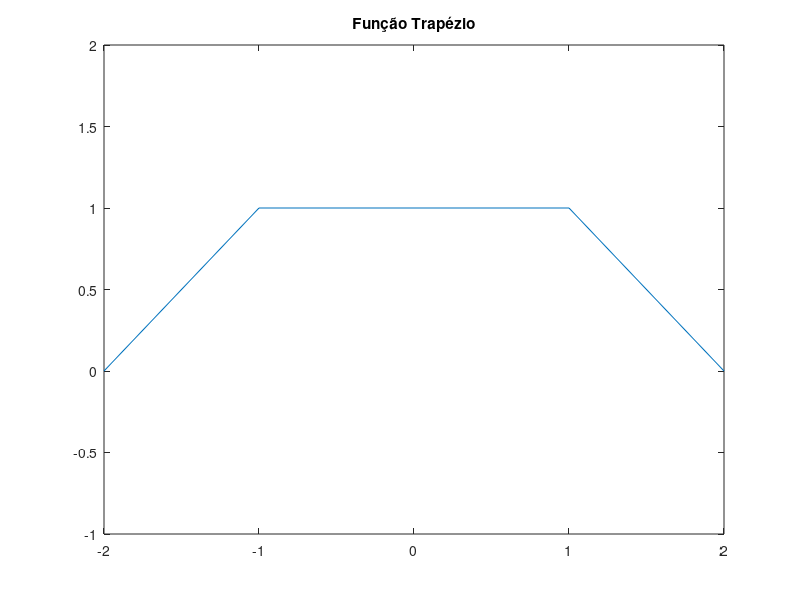

This chart was generated by the following MATLAB code:
% Aluno: Gustavo Rodrigues Bassaco
% RA: 2207206

% Crie um código em Matlab (com comentários explicando todas 
% as etapas) que contenha as seguintes funções (com exemplos): 
% 1) Uma função que gera um sinal trapezoidal com parâmetros 
% A, B, C como mostrado na figura; 
% 2) Uma função que calcula a energia de um sinal.

x = [-2 -1 1 2];
y = [ 0  1 1 0];

% A[1; 1]
% B[2, 0]
% C[0, 1]

figure 
plot(x, y);
axis([-2 2 -1 2]);
title('Função Trapézio');

%%
% Calculando a energia do sinal de aordo com a definição do 
% calculo de energia de um sinal ( soma de cada termo elevado
% ao quadrado.

% sinal: x[n] = 8/3n, num intervalo 1 <= n <= 5 

n = 1:5;
termo = 8*n/3;
Energia = sum(termo.^2)

